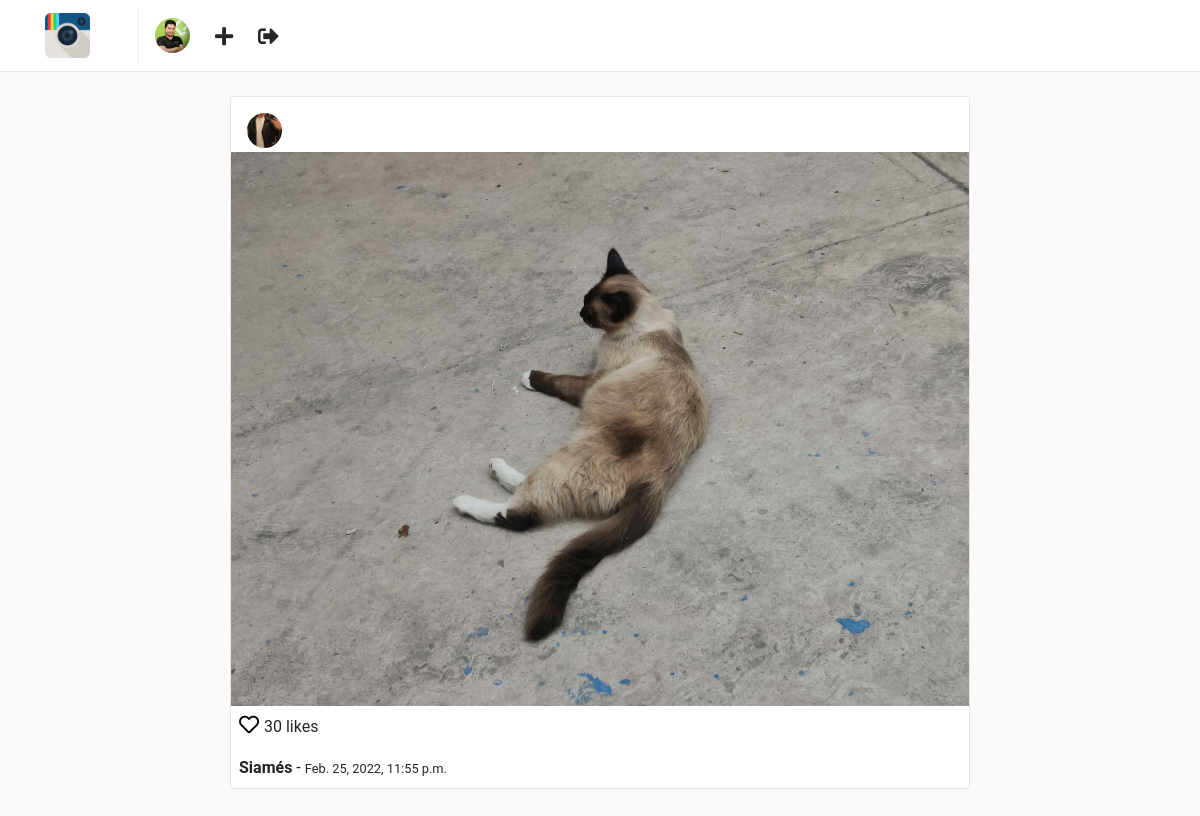
Screenshot of /posts/3/ (signed in) with the database file from the repository.
### users/models.py (models this page shows, shortened)
class Profile(models.Model):
    user = models.OneToOneField(User, on_delete=models.CASCADE)
    website = models.URLField(max_length=200, blank=True)
    biography = models.TextField(blank=True)
    phone_number = models.CharField(max_length=20, blank=True)
    picture = models.ImageField(
        upload_to='users/pictures',
        blank=True,
        null=True
    )
    created = models.DateTimeField(auto_now_add=True)
    modified = models.DateTimeField(auto_now=True)

### posts/models.py (models this page shows, shortened)
class Post(models.Model):
    user = models.ForeignKey(User, on_delete=models.CASCADE)
    profile = models.ForeignKey('users.Profile', on_delete=models.CASCADE)
    title = models.CharField(max_length=255)
    photo = models.ImageField(upload_to='posts/photos')
    created = models.DateTimeField(auto_now_add=True)
    modified = models.DateTimeField(auto_now=True)

### posts/views.py (the view)
class PostDetailView(LoginRequiredMixin, DetailView):
    template_name = 'posts/detail.html'
    queryset = Post.objects.all()
    context_object_name = 'post'

### templates/posts/detail.html (shortened to what this page needs)
{% extends "base.html" %}
{% block container %}
    <div class="container">
        <div class="row">
            {% include "posts/post_card.html" %}
        </div>
    </div>
{% endblock %}

### templates/nav.html
{% load static %}
<nav class="navbar navbar-expand-lg fixed-top" id="main-navbar">
    <div class="container">
        <a class="navbar-brand pr-5" style="border-right: 1px solid #efefef;" href="{% url "posts:feed" %}">
            <img src="{% static "img/instagram.png" %}" height="45" class="d-inline-block align-top"/>
        </a>
        <div class="collapse navbar-collapse">
            <ul class="navbar-nav mr-auto">
                <li class="nav-item">
                    <a href="{% url "users:detail" request.user.username %}">
                        {% if request.user.profile.picture %}
                            <img src="{{ request.user.profile.picture.url }}" height="35" class="d-inline-block align-top rounded-circle"/>
                        {% else%}
                            <img src="{% static 'img/default-profile.png' %}" height="35" class="d-inline-block align-top rounded-circle"/>
                        {% endif %}
                    </a>
                </li>
                <li class="nav-item nav-icon">
                    <a href="{% url "posts:create" %}">
                        <i class="fas fa-plus"></i>
                    </a>
                </li>
                <li class="nav-item nav-icon">
                    <a href="{% url "users:logout" %}">
                        <i class="fas fa-sign-out-alt"></i>
                    </a>
                </li>
            </ul>
        </div>
    </div>
</nav>

### templates/posts/post_card.html (shortened to what this page needs)
<div class="col-sm-12 col-md-8 offset-md-2 mt-5 p-0 post-container">
    <div class="media pt-3 pl-3 pb-1">
        <a href="{% url "users:detail" post.user.username %}">
            <img class="mr-3 rounded-circle" height="35" src="{{ post.profile.picture.url }}" alt="{{ post.user.get_full_name }}">
        </a>
        <div class="media-body">
        </div>
    </div>
    <img style="width: 100%;" src="{{ post.photo.url }}" alt="{{ post.title }}">
    <p class="mt-1 ml-2" >
        <a href="" style="color: #000; font-size: 20px;">
            <i class="far fa-heart"></i>
        </a> 30 likes
    </p>
    <p class="ml-2 mt-0 mb-2">
        <b>{{ post.title }}</b> - <small>{{ post.created }}</small>
    </p>
</div>

### static/css/main.css (style rules this page uses)
html, body { background: #fafafa; height: 100%; width: 100%; font-family: 'Roboto', sans-serif; }
#main-navbar { background: #fff; border-bottom: 1px solid rgba(0,0,0,.0975); }
.post-container { background: #fff; border: 1px solid #e6e6e6; border-radius: 3px; }
.nav-icon a { color: #262626; font-size: 1.3em; display: block; margin-top: .2em; margin-left: 1.2em; font-weight: 100; }

### rows the page displays
Post: profile.picture (picture), photo (picture), title "Siamés", created "Feb. 25, 2022, 11:55 p.m."
